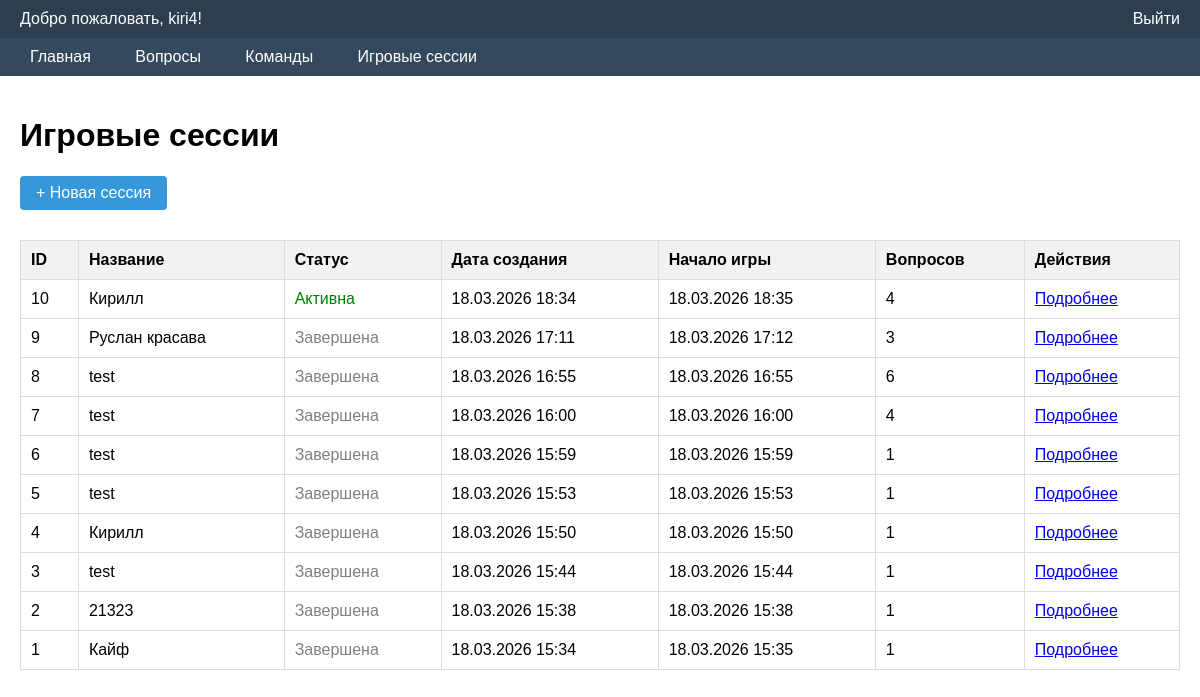
The page /moderator/sessions/ (signed in) on the database its author committed.
### moderator/models.py (models this page shows, shortened)
class Moderator(models.Model):
    user = models.OneToOneField(User, on_delete=models.CASCADE, related_name='moderator_profile')
    full_name = models.CharField(max_length=100, verbose_name="Полное имя")
    phone = models.CharField(max_length=20, blank=True, verbose_name="Телефон")
    created_at = models.DateTimeField(auto_now_add=True)
    class Meta:
        verbose_name = "Модератор"
        verbose_name_plural = "Модераторы"

### quiz/models.py (models this page shows, shortened)
class GameSession(models.Model):
    STATUS_CHOICES = [
        ('prep', 'Подготовка'),
        ('active', 'Активна'),
        ('finished', 'Завершена'),
    ]
    name = models.CharField('Название игры', max_length=200, blank=True)
    start_time = models.DateTimeField('Время начала', null=True, blank=True)
    end_time = models.DateTimeField('Время окончания', null=True, blank=True)
    status = models.CharField('Статус', max_length=10, choices=STATUS_CHOICES, default='prep')
    created_at = models.DateTimeField('Дата создания', auto_now_add=True)
    current_game_question = models.ForeignKey('GameQuestion', on_delete=models.SET_NULL, null=True, blank=True,
                                               related_name='+', verbose_name='Текущий вопрос')
    class Meta:
        verbose_name = 'Игровая сессия'
        verbose_name_plural = 'Игровые сессии'

### moderator/views.py (the view)
# urls.py: path('sessions/', views.GameSessionListView.as_view(), name='gamesession_list'),
class GameSessionListView(ModeratorRequiredMixin, ListView):
    model = GameSession
    template_name = 'moderator/gamesession_list.html'
    context_object_name = 'sessions'
    ordering = ['-created_at']

### moderator/views.py (called while the page is built)
    def dispatch(self, request, *args, **kwargs):
        if not request.user.is_authenticated:
            return self.handle_no_permission()
        if not hasattr(request.user, 'moderator_profile'):
            raise PermissionDenied("У вас нет прав модератора.")
        return super().dispatch(request, *args, **kwargs)

### moderator/templates/moderator/gamesession_list.html (shortened to what this page needs)
{% extends "moderator/base.html" %}
{% block content %}
<h1>Игровые сессии</h1>
<a href="{% url 'moderator:gamesession_create' %}" class="button">+ Новая сессия</a>
{% if sessions %}
    <table border="1" cellpadding="8" style="margin-top: 20px; width: 100%; border-collapse: collapse;">
        <thead>
            <tr>
                <th>ID</th>
                <th>Название</th>
                <th>Статус</th>
                <th>Дата создания</th>
                <th>Начало игры</th>
                <th>Вопросов</th>
                <th>Действия</th>
            </tr>
        </thead>
        <tbody>
            {% for session in sessions %}
            <tr>
                <td>{{ session.id }}</td>
                <td>{{ session.name|default:"(без названия)" }}</td>
                <td>
                    {% if session.status == 'prep' %}
                        <span style="color: orange;">Подготовка</span>
                    {% elif session.status == 'active' %}
                        <span style="color: green;">Активна</span>
                    {% elif session.status == 'finished' %}
                        <span style="color: gray;">Завершена</span>
                    {% endif %}
                </td>
                <td>{{ session.created_at|date:"d.m.Y H:i" }}</td>
                <td>{{ session.start_time|date:"d.m.Y H:i"|default:"—" }}</td>
                <td>{{ session.game_questions.count }}</td>
                <td>
                    <a href="{% url 'moderator:gamesession_detail' session.pk %}">Подробнее</a>
                </td>
            </tr>
            {% empty %}
            <tr><td colspan="7">Нет сессий</td></tr>
            {% endfor %}
        </tbody>
    </table>
{% else %}
    <p>Пока нет ни одной игровой сессии. <a href="{% url 'moderator:gamesession_create' %}">Создать первую</a></p>
{% endif %}
{% endblock %}

### moderator/templates/moderator/base.html (shortened to what this page needs)
<!DOCTYPE html>
<html lang="ru">
<head>
</head>
<body>
    <div class="header">
        <span class="user-info">Добро пожаловать, {{ user.moderator_profile.full_name }}!</span>
        <a href="{% url 'moderator:logout' %}" class="logout">Выйти</a>
    </div>
    <div class="nav">
        <a href="{% url 'moderator:panel' %}">Главная</a>
        <a href="{% url 'moderator:question_list' %}">Вопросы</a>
        <a href="{% url 'moderator:team_list' %}">Команды</a>
        <a href="{% url 'moderator:gamesession_list' %}">Игровые сессии</a>
    </div>
    <div class="content">
        {% block content %}{% endblock %}
    </div>
</body>
</html>

### moderator/templates/moderator/base.html (style rules this page uses)
body { font-family: Arial, sans-serif; margin: 0; padding: 0; }
.header { background: #2c3e50; color: white; padding: 10px 20px; overflow: hidden; }
.header a { color: white; text-decoration: none; }
.header .user-info { float: left; }
.header .logout { float: right; }
.nav { background: #34495e; padding: 10px 20px; }
.nav a { color: white; margin-right: 20px; text-decoration: none; padding: 5px 10px; }
.content { padding: 20px; }

### moderator/templates/moderator/gamesession_list.html (style rules this page uses)
.button { display: inline-block; padding: 8px 16px; background-color: #3498db; color: white; text-decoration: none; border-radius: 4px; margin-bottom: 10px; }
table { border: 1px solid #ddd; }
th { background-color: #f2f2f2; }
td, th { padding: 10px; text-align: left; }

### rows shown on the page
GameSession: id "10", name "Кирилл", status "Активна", created_at "18.03.2026 18:34", start_time "18.03.2026 18:35", game_questions.count "4"
GameSession: id "9", name "Руслан красава", status "Завершена", created_at "18.03.2026 17:11", start_time "18.03.2026 17:12", game_questions.count "3"
GameSession: id "8", name "test", status "Завершена", created_at "18.03.2026 16:55", start_time "18.03.2026 16:55", game_questions.count "6"
GameSession: id "7", name "test", status "Завершена", created_at "18.03.2026 16:00", start_time "18.03.2026 16:00", game_questions.count "4"
GameSession: id "6", name "test", status "Завершена", created_at "18.03.2026 15:59", start_time "18.03.2026 15:59", game_questions.count "1"
GameSession: id "5", name "test", status "Завершена", created_at "18.03.2026 15:53", start_time "18.03.2026 15:53", game_questions.count "1"
GameSession: id "4", name "Кирилл", status "Завершена", created_at "18.03.2026 15:50", start_time "18.03.2026 15:50", game_questions.count "1"
GameSession: id "3", name "test", status "Завершена", created_at "18.03.2026 15:44", start_time "18.03.2026 15:44", game_questions.count "1"
GameSession: id "2", name "21323", status "Завершена", created_at "18.03.2026 15:38", start_time "18.03.2026 15:38", game_questions.count "1"
GameSession: id "1", name "Кайф", status "Завершена", created_at "18.03.2026 15:34", start_time "18.03.2026 15:35", game_questions.count "1"

### other values the page prints
{{ user.moderator_profile.full_name }} "kiri4"
